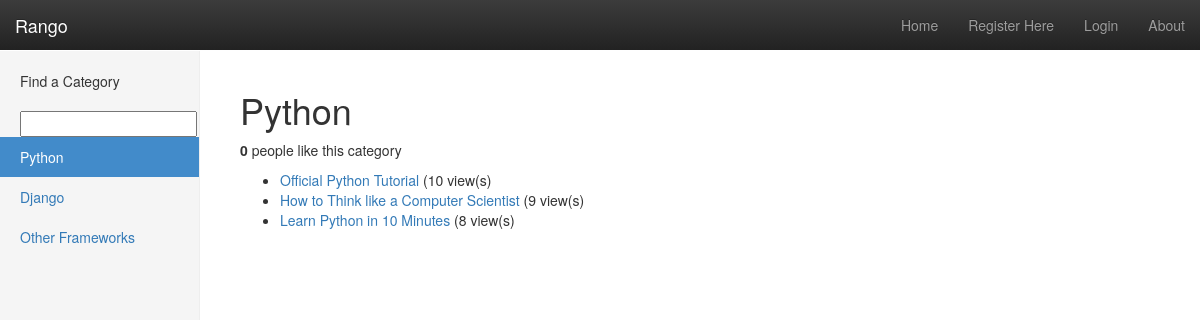
/rango/category/python/, run on the app's committed database.
### rango/models.py (models this page shows, shortened)
class Category(models.Model):
    name = models.CharField(max_length=128, unique=True)
    views = models.IntegerField(default=0, validators=[validate_negative])
    likes = models.IntegerField(default=0)
    slug = models.SlugField()
    def save(self, *args, **kwargs):
        self.slug = slugify(self.name)
        if self.views < 0:
            self.views = 0
        super(Category, self).save(*args, **kwargs)
    class Meta:
        verbose_name_plural = "Categories"

class Page(models.Model):
    category = models.ForeignKey(Category,
                                 on_delete=models.CASCADE)
    title = models.CharField(max_length=128)
    url = models.URLField()
    views = models.IntegerField(default=0)
    first_visit = models.DateTimeField(blank=True, null=True)
    last_visit = models.DateTimeField(blank=True, null=True)

### rango/views.py (the view)
# urls.py: path('category/<slug:category_name_slug>/',
def category(request, category_name_slug):
    context_dict = {}
    context_dict['result_list'] = None
    context_dict['query'] = None
    try:
        category = Category.objects.get(slug=category_name_slug)
        context_dict['category_name'] = category.name
        category.views += 1
        category.save()
        pages = Page.objects.filter(category=category).order_by('-views')
        context_dict['pages'] = pages
        context_dict['category'] = category
        context_dict['category_name_slug'] = category_name_slug
        result_list = []
        if request.method == 'POST':
            query = request.POST['query'].strip()
            if query:
                result_list = run_query(query)
                context_dict['result_list'] = result_list
                context_dict['query'] = query
    except Category.DoesNotExist:
        pass
    if not context_dict['query']:
        context_dict['query'] = category.name
    return render(request, 'rango/category.html', context_dict)

### rango/templatetags/rango_extras.py (called while the page is built)
@register.inclusion_tag('rango/cats.html')
def get_category_list(cat=None):
    return {'cats': Category.objects.all(), 'act_cat': cat}

### templates/rango/category.html (shortened to what this page needs)
{% extends 'base.html' %}
{% load static %}
{% block body_block %}
    <h1>{{ category_name }}</h1>
    <p>
        <strong id="like_count">{{ category.likes }}
        </strong> people like this category
    </p>
    {% if category %}
        <div id="pages">
            {% if pages %}
                <ul>
                    {% for page in pages %}
                        <li><a href="{% url 'rango:goto' %}?page_id={{page.id}}">
                            {{ page.title }}</a> ({{page.views}} view(s)</li>
                    {% endfor %}
                </ul>
            {% else %}
                <strong>No pages currently in category.</strong><br/>
            {% endif %}
        </div>
    {% else %}
        The specified category {{ category_name }} does not exist!
    {% endif %}
{% endblock %}

### templates/rango/cats.html
<ul class="nav nav-sidebar">
    {% if cats %}
        {% for c in cats %}
            {% if c == act_cat %}
                <li  class="active" >
            {% else  %}
                <li>
            {% endif %}
            <a href="{% url 'rango:category'  c.slug %}">{{ c.name }}</a></li>        {% endfor %}
    {% else %}
        <li> <strong >There are no category present.</strong></li>
    {% endif %}
</ul>

### static/css/dashboard.css (style rules this page uses)
body { padding-top: 50px; }
.nav-sidebar { margin-right: -21px; margin-bottom: 20px; margin-left: -20px; }
.nav-sidebar > li > a { padding-right: 20px; padding-left: 20px; }
.nav-sidebar > .active > a, .nav-sidebar > .active > a:hover, .nav-sidebar > .active > a:focus { color: #fff; background-color: #428bca; }

### data on the page
Category: name "Python", likes "0"
Category: name "Django"
Category: name "Other Frameworks"
Page: title "Official Python Tutorial", views "10"
Page: title "How to Think like a Computer Scientist", views "9"
Page: title "Learn Python in 10 Minutes", views "8"
